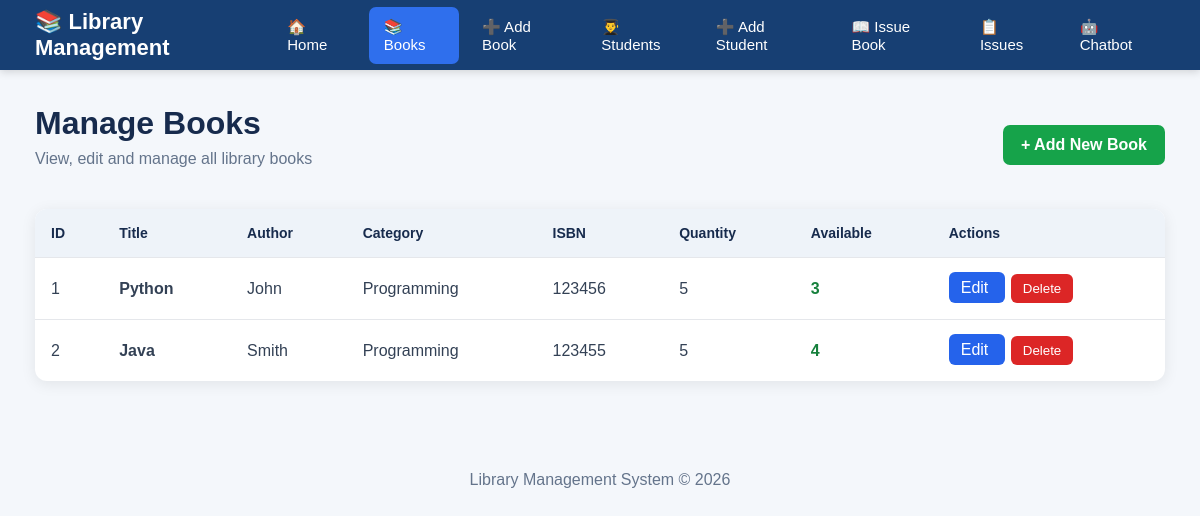
The app's page /admin/books with its own data.
### models/book.py (models this page shows)
class Book(db.Model):
    id = db.Column(db.Integer, primary_key=True)
    title = db.Column(db.String(200), nullable=False)
    author = db.Column(db.String(100), nullable=False)
    category = db.Column(db.String(100))
    isbn = db.Column(db.String(50), unique=True)
    quantity = db.Column(db.Integer, default=1)
    available_quantity = db.Column(db.Integer, default=1)

### app.py (the view)
@app.route("/admin/books")
def manage_books():
    books = Book.query.all()
    return render_template(
        "admin/manage_book.html",
        books=books
    )

### templates/admin/manage_book.html (shortened to what this page needs)
<!DOCTYPE html>
<html>
<head>
</head>
<body>
<nav class="navbar">
    <div class="logo">
        📚 Library Management
    </div>
    <div class="nav-links">
        <a href="/">
            🏠 Home
        </a>
        <a href="/admin/books" class="active">
            📚 Books
        </a>
        <a href="/admin/add-book">
            ➕ Add Book
        </a>
        <a href="/admin/students">
            👨‍🎓 Students
        </a>
        <a href="/admin/add-student">
            ➕ Add Student
        </a>
        <a href="/admin/issue-book">
            📖 Issue Book
        </a>
        <a href="/admin/issues">
            📋 Issues
        </a>
        <a href="/chatbot">
            🤖 Chatbot
        </a>
    </div>
</nav>
<div class="container">
    <div class="page-header">
        <div>
            <h1>Manage Books</h1>
            <p class="subtitle">
                View, edit and manage all library books
            </p>
        </div>
        <a href="/admin/add-book" class="add-btn">
            + Add New Book
        </a>
    </div>
    <div class="table-card">
        <table>
            <thead>
                <tr>
                    <th>ID</th>
                    <th>Title</th>
                    <th>Author</th>
                    <th>Category</th>
                    <th>ISBN</th>
                    <th>Quantity</th>
                    <th>Available</th>
                    <th>Actions</th>
                </tr>
            </thead>
            <tbody>
                {% for book in books %}
                <tr>
                    <td>{{ book.id }}</td>
                    <td>
                        <strong>{{ book.title }}</strong>
                    </td>
                    <td>{{ book.author }}</td>
                    <td>{{ book.category }}</td>
                    <td>{{ book.isbn }}</td>
                    <td>{{ book.quantity }}</td>
                    <td class="available">
                        {{ book.available_quantity }}
                    </td>
                    <td>
                        <a
                            href="/admin/book/edit/{{ book.id }}"
                            class="edit-btn"
                        >
                            Edit
                        </a>
                        <form
                            action="/admin/book/delete/{{ book.id }}"
                            method="POST"
                            style="display:inline;"
                        >
                            <button
                                type="submit"
                                class="delete-btn"
                                onclick="return confirm('Are you sure you want to delete this book?');"
                            >
                                Delete
                            </button>
                        </form>
                    </td>
                </tr>
                {% else %}
                <tr>
                    <td colspan="8" style="text-align:center; padding:40px;">
                        📚 No books found.
                    </td>
                </tr>
                {% endfor %}
            </tbody>
        </table>
    </div>
</div>
<div class="footer">
    Library Management System © 2026
</div>
</body>
</html>

### templates/admin/manage_book.html (style rules this page uses)
* { box-sizing: border-box; }
body { margin: 0; font-family: Arial, sans-serif; background: #f4f7fb; color: #172b4d; }
.navbar { height: 70px; background: #173f73; display: flex; align-items: center; justify-content: space-between; padding: 0 35px; box-shadow: 0 2px 8px rgba(0,0,0,0.15); }
.logo { color: white; font-size: 22px; font-weight: bold; }
.nav-links { display: flex; gap: 8px; align-items: center; }
.nav-links a { color: white; text-decoration: none; padding: 11px 15px; border-radius: 7px; font-size: 15px; }
.nav-links .active { background: #2f6fed; }
.container { padding: 35px; }
.page-header { display: flex; justify-content: space-between; align-items: center; margin-bottom: 25px; }
h1 { margin: 0; font-size: 32px; }
.subtitle { color: #64748b; margin-top: 8px; }
.table-card { background: white; border-radius: 12px; box-shadow: 0 3px 15px rgba(0,0,0,0.08); overflow: hidden; }
table { width: 100%; border-collapse: collapse; }
th { background: #eef3f9; color: #172b4d; text-align: left; padding: 16px; font-size: 14px; }
td { padding: 16px; border-top: 1px solid #e5e7eb; color: #334155; }
.available { font-weight: bold; color: #16803c; }
.edit-btn { background: #2563eb; color: white; text-decoration: none; padding: 7px 12px; border-radius: 6px; margin-right: 6px; }
.delete-btn { background: #dc2626; color: white; border: none; padding: 7px 12px; border-radius: 6px; cursor: pointer; }
.add-btn { background: #16a34a; color: white; text-decoration: none; padding: 11px 18px; border-radius: 7px; font-weight: bold; }
.footer { text-align: center; color: #64748b; padding: 25px; margin-top: 30px; }

### records on screen
Book: id "1", title "Python", author "John", category "Programming", isbn "123456", quantity "5", available_quantity "3"
Book: id "2", title "Java", author "Smith", category "Programming", isbn "123455", quantity "5", available_quantity "4"
